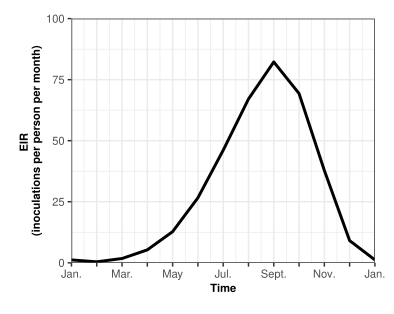

Source code (R):
##################################################################################
# Visualize the seasonality pattern                                              #
#                                                                                #
# Input: Monthly EIR value form Tanzania                                         #
# Author: thiery Masserey (thiery.masserey@swisstph.ch)                          #
##################################################################################



# Load the data
Data<-NULL
Data$time<-1:24/12
sesonality2 <- c(5.9, 2, 8.8, 26.5, 63.8, 133.1, 230.5, 335.4, 411.3, 346.6, 189.1, 45.4)
Data$sesonality2<-c(sesonality2,sesonality2)/5
Data<-as.data.frame(Data)

# Plot
PLOT<-ggplot(Data)+
  geom_line(aes(x=time, y=sesonality2),size=2/constant)+
  scale_y_continuous(name = "EIR \n(inoculations per person per month)", lim=c(0,100),expand = c(0, 0)) +
  scale_x_continuous(name = "Time", lim=c(1/12,13/12), breaks = c(1/12,2/12,3/12,4/12,5/12,6/12,7/12,8/12,9/12,10/12,11/12,12/12,13/12),labels=c("Jan.","","Mar.","","May","","Jul.","","Sept.","","Nov.","","Jan."),expand = c(0, 0)) +
  theme_bw() + 
  theme(axis.text.x = element_text(size =  15/constant),
        axis.text.y = element_text(size =  15/constant),
        axis.title.x = element_text(size =  16/constant, face = "bold"),
        axis.title.y = element_text(size =  16/constant, face = "bold"))+
  theme(plot.margin = unit(c(0.5, 0.5, 0.5, 0.5), "cm"))+
  theme(legend.position = "none")+
  expand_limits(x = 0, y = 0)

# Save
ggsave("/scicore/home/penny/masthi00/WF_spread/Visulaise_results/Paper/Appendix 1-figure 2.pdf",
       plot = PLOT, width = 10, height = 8, device="pdf", units = "cm", dpi = 300)
